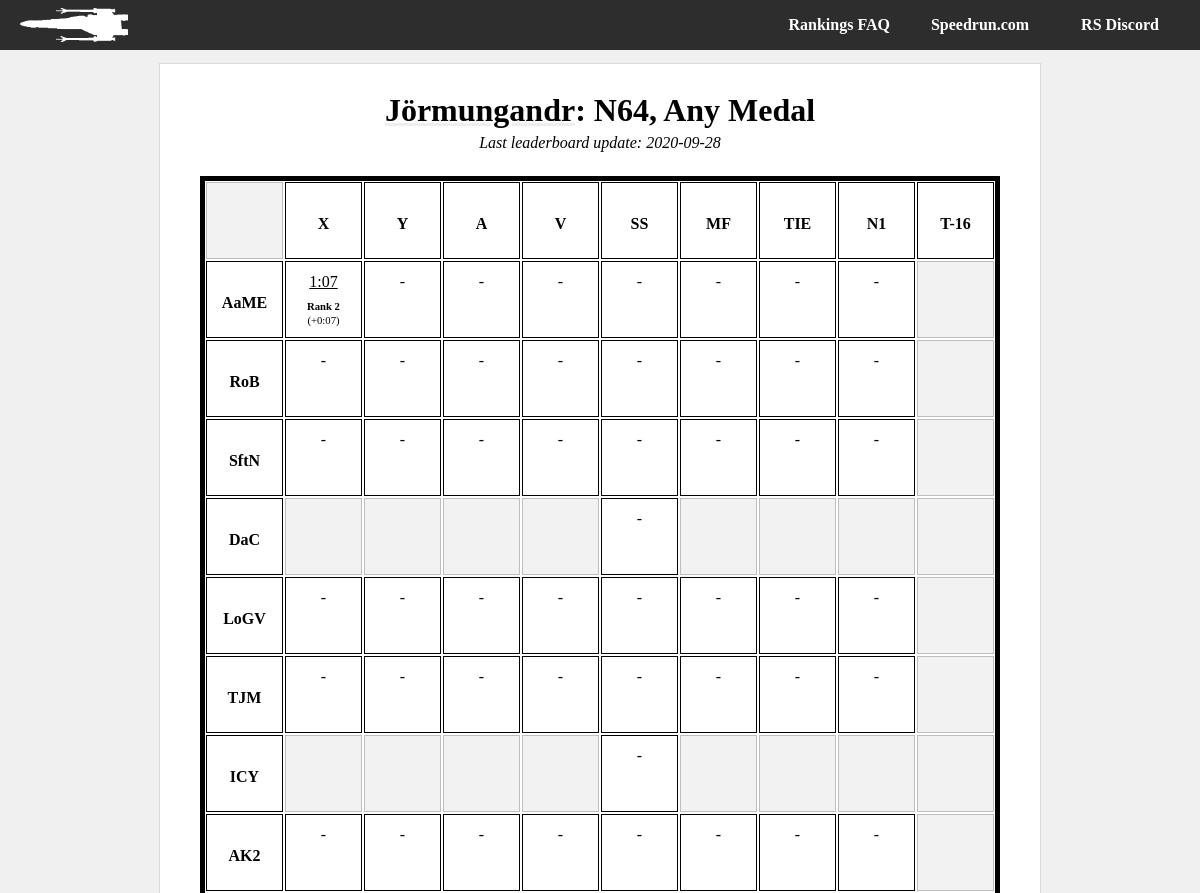
/player/Jörmungandr/n64_any (upper part), run on an earlier commit of the app's database.
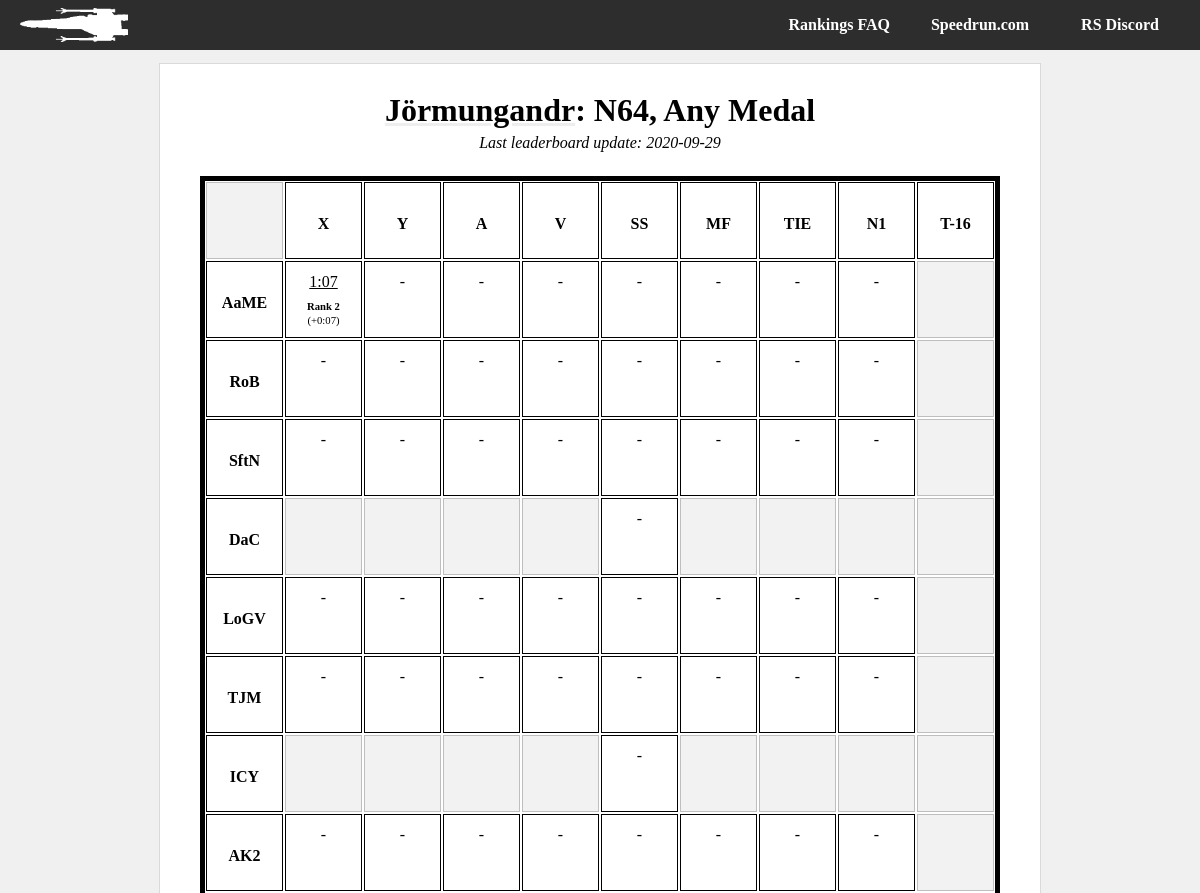
And on a later commit of the database.
### tables this page shows
CREATE TABLE metadata (field          text primary key,value          text);

CREATE TABLE il_runs_20200929 (run_id          integer primary key,level           text,category        text,player          text,time            integer default 9999,platform        text,medal           text,src_link        text,rank            integer default 0);

### swrs.py (the view)
@app.route('/player/<player_id>/<category>')
def player_cat(player_id, category):
    con = lite.connect(DATABASE)
    with con:
        cur = con.cursor()
        cur.execute('SELECT value FROM metadata ' +
                    'WHERE field = "last_update"')
    last_up = cur.fetchall()[0][0]
    tag = last_up + '_' + category
    if category[0:2] == 'pc':
        console = "PC"
    elif category[0:3] == 'n64':
        console = 'N64'
    else:
        console = 'CONSOLE?'
    if category[-3:] == 'any':
        medal_type = "Any Medal"
    elif category[-4:] == 'gold':
        medal_type = 'Gold Medal'
    else:
        medal_type = 'MEDAL?'
    runs = []
    bests = []
    for lev in il_level_names:
        level_array = []
        bests_level = []
        for ship in il_category_names:
            cur = con.cursor()
            with con:
                cur.execute('SELECT level, category, time, rank, "src_link" ' +
                            'FROM il_runs_' + last_up + ' ' +
                            'WHERE player = "' + player_id + '" AND ' +
                            'platform = "' + console + '" AND ' +
                            'level = "' + lev + '" AND ' +
                            'category = "' + ship + '" AND ' +
                            'medal = "' + medal_type + '";')
            run = cur.fetchall()
            player_best = 0
            if run:
                run = list(run[0])
                player_best = run[2]
                run[2] = convert_seconds(player_best)
            level_array.append(run)
            with con:
                cur.execute('SELECT time ' +
                            'FROM il_runs_' + last_up + ' ' +
                            'WHERE rank = 1 AND ' +
                            'platform = "' + console + '" AND ' +
                            'level = "' + lev + '" AND ' +
                            'category = "' + ship + '" AND ' +
                            'medal = "' + medal_type + '";')
            best_run = cur.fetchall()
            if best_run:
                best_run = list(best_run[0])[0]
                print(player_best, best_run)
                best_run = player_best - best_run
                print(best_run)
                best_run = convert_seconds(best_run)
            bests_level.append(best_run)
        runs.append(level_array)
        bests.append(bests_level)
    try:
        return render_template('player-category.html',
                               name=player_id,
                               medal=medal_type,
                               platform=console,
                               runs=runs,
                               best_times=bests,
                               last_update=DATESTAMP)
    except Exception as e:
        return str(e)

### swrs.py (called while the page is built)
def convert_seconds(in_time):
    out_time = 'ERR'
    secs = in_time % 60
    mins = int((in_time - secs) // 60)
    if secs < 10:
        secs = '0' + str(secs)
    else:
        secs = str(secs)
    if len(secs) > 6:
        secs = secs[:6]
    elif len(secs) > 2:
        while len(secs) < 6:
            secs += '0'
    out_time = str(mins) + ':' + str(secs)
    return out_time

@app.teardown_appcontext
def close_connection(exception):
    db = getattr(g, '_database', None)
    if db is not None:
        db.close()

### templates/player-category.html
{% from "macros.html" import header, footer, categories, title, pc_title, player_chart %}
{{ header(name +" | SWRS") }}
{% set link = "/player/" + name %}
{{ pc_title(name, platform, medal, last_update, link) }}</a>
{% set level_acronyms = ["AaME",
"RoB",
"SftN",
"DaC",
"LoGV",
"TJM",
"ICY",
"AK2",
"RoK",
"PoK",
"BAT",
"EFF",
"BoC",
"RoS",
"MSR",
"CAL",
"BC",
"DSTR",
"Hoth"] %}
    <div id="about">
            <div id="runs-table">
                <div class="runs-table-row">
                    <div class="runs-table-timebox header ghosted"> </div>
                    <div class="runs-table-timebox header"><div class="centertext">X</div></div>
                    <div class="runs-table-timebox header"><div class="centertext">Y</div></div>
                    <div class="runs-table-timebox header"><div class="centertext">A</div></div>
                    <div class="runs-table-timebox header"><div class="centertext">V</div></div>
                    <div class="runs-table-timebox header"><div class="centertext">SS</div></div>
                    <div class="runs-table-timebox header"><div class="centertext">MF</div></div>
                    <div class="runs-table-timebox header"><div class="centertext">TIE</div></div>
                    <div class="runs-table-timebox header"><div class="centertext">N1</div></div>
                    <div class="runs-table-timebox header"><div class="centertext">T-16</div></div>
                </div>
            {% for i in range(runs|length): %}
                {% set level = runs[i] %}
                <div class="runs-table-row {{ level_acronyms[i] }}">
                <div class="runs-table-timebox header"><div class="centertext">{{ level_acronyms[i] }}</div></div>
                {% for j in range(level|length): %}
                    {% set ship = level[j] %}
                    {% if i in [0, 1, 2, 4, 5, 7, 9, 12, 13, 14, 15]: %}
                        {% if j == 8: %}
                            {% set ghost = 'ghosted' %}
                        {% else %}
                            {% set ghost = '' %}
                        {% endif %}
                    {% elif i in [3, 6, 11, 18]: %}
                        {% if j not in [4]: %}
                            {% set ghost = 'ghosted' %}
                        {% else %}
                            {% set ghost = '' %}
                        {% endif %}
                    {% elif i in [8]: %}
                        {% if j not in [0, 1]: %}
                            {% set ghost = 'ghosted' %}
                        {% else %}
                            {% set ghost = '' %}
                        {% endif %}
                    {% elif i in [10]: %}
                        {% if j in [3, 4, 8]: %}
                            {% set ghost = 'ghosted' %}
                        {% else %}
                            {% set ghost = '' %}
                        {% endif %}
                    {% elif i in [16]: %}
                        {% if j not in [8]: %}
                            {% set ghost = 'ghosted' %}
                        {% else %}
                            {% set ghost = '' %}
                        {% endif %}
                    {% elif i in [17]: %}
                        {% if j == 7 and platform == 'N64': %}
                            {% set ghost = '' %}
                        {% elif j not in [0]: %}
                            {% set ghost = 'ghosted' %}
                        {% else %}
                            {% set ghost = '' %}
                        {% endif %}
                    {% endif %}
                    {% if ship[3] == 1 %}
                        {% set wr='wr'%}
                    {% endif %}
                        {% if ship: %}
                            <a href="{{ ship[4] }}" class="timebox">
                                <div class="runs-table-timebox {{ ghost }} {{ wr }}">
                                        <div class="runs-table-time">
                                            {{ ship[2] }}
                                        </div>
                                        <div class="runs-table-ranking {{wr}}">
                                        {% if ship[3] == 1 %}
                                                WR
                                        {% else %}
                                                <b>Rank {{ ship[3] }}</b>
                                            </div>
                                            <div class="runs-table-difference">
                                                (+{{ best_times[i][j] }})
                                        {% endif %}
                                        </div>
                                </div>
                            </a>
                        {% else %}
                    <div class="runs-table-timebox {{ ghost }} {{ wr }}">
                            {% if ghost == '': %}
                            -
                            {% endif %}
                    </div>
                        {% endif %}
                {% endfor %}
                </div>
            {% endfor %}
            </div>
    </div>
{{ footer() }}

### templates/macros.html (shortened to what this page needs)
{% macro header(header_text) %}
<html>
    <head>
        <link rel="stylesheet" type="text/css" href="{{ url_for('static', filename = 'style.css') }}" />
    </head>
    <body>
    <div id="container">
        {{ tabs() }}
    <div id="body-wrapper">
        <div id="body-content">
{% endmacro %}
{% macro tabs() %}
        <div id="body-tabs">
            <div id="lefttabs">
                <a href="/"><img src= {{ url_for('static', filename = 'logo.png') }}></a>
            </div>
            <div id="righttabs">
                <a href="https://discord.gg/Gp7swfc"><div id="tab" class="topplayers back">RS Discord</div></a>
            </div>
            <div id="righttabs">
                <a href="https://www.speedrun.com/rogue1/"><div id="tab" class="topplayers back">Speedrun.com</div></a>
            </div>
            <div id="righttabs">
                <a href="/faq"><div id="tab" class="topplayers back">Rankings FAQ</div></a>
            </div>
        </div>
{% endmacro %}
{% macro pc_title(name, platform, medal, date, link='') %}
            <div id="title">
                <h1>
                    <a href="{{link}}">{{ name }}</a>: {{platform}}, {{medal}}
                </h1>
                {% if date %}
                <div id="lastupdate">
                    <p>Last leaderboard update: {{ date[:4] }}-{{ date[4:6] }}-{{ date[6:] }}</p>
                </div>
                {% endif %}
            </div>
{% endmacro %}
{% macro footer() %}
            </div>
        </div>
    </div>
    </body>
</html>
{% endmacro %}

### static/style.css (style rules this page uses)
body { font-family: 'LiberationSerif', 'Bookman', 'Times', Serif; margin: 0px; background: #f0f0f0; position: relative; }
#container { position: absolute; width: 100%; height: 100%; }
#body-wrapper { width: max-content; max-width: 95%; margin-left:auto; margin-right:auto; padding: 10px; display: block; position: relative; overflow: hidden !important; }
#body-tabs { display: block; overflow: hidden; background: #2d2d2d; padding: 0px 10px; height: 50px; background-repeat: no-repeat; background-size: auto 35px; background-attachment: fixed; background-position-x: center; background-position-y: 7px; }
#tab { display: inline-block; color: #ffffff; padding: 00px 20px; border-radius: 0px; margin: 0px; min-width: 100px; text-align: center; font-weight: bold; line-height: 50px; height: 100%; }
#lefttabs { float: left; }
#lefttabs img { padding: 8px 10px; height: 34px; }
#righttabs { float: right; }
#body-content { border: 1px #dadada solid; min-height: 100px; background: #ffffff; border-radius: 0px; margin-top: 3px; padding: 20px 40px; }
#title { text-align: center; margin: .5em 0em 1.5em 0em; font-weight: bold; font-style: italic; }
#title h1 { margin: 0em 0em .0em 0em; font-style: normal; }
h1 a { text-decoration: underline #eee; color: #000; }
#lastupdate p { font-weight: normal; padding: 0; margin: 5px 0 0 0; }
#runs-table { border: 5px solid #000000; overflow: hidden; }
.runs-table-row { display: flex; flex-direction: row; flex-wrap: nowrap; justify-content: flex-start; align-items: stretch; align-content: stretch; }
.runs-table-timebox { margin: 1px; width: 75px; height: 55px; line-height: 20px; padding-top: 10px; padding-bottom: 10px; border: 1px solid #000000; text-align: center; vertical-align: middle; }
.runs-table-timebox.header { font-weight: bold; display: flex; align-items: center; justify-content: center; }
.centertext { padding: 0 !important; line-height: 12pt; height: 10px; }
.runs-table-timebox.ghosted { opacity: 0.25; background: #cccccc; }
.runs-table-ranking { font-size: 8pt; padding-top: 10px; margin: 0; line-height: 8pt; }
.runs-table-difference { font-size: 8pt; padding-top: 3px; margin: 0; line-height: 8pt; }
.runs-table-time { text-decoration: underline; }
.timebox { text-decoration: none; color: #000; }

What changed in the data, as far as the page shows it:
no longer on this page (row unchanged): il_runs_20200928: player "Jörmungandr", rank "2"
now on this page (row unchanged): il_runs_20200929: player "Jörmungandr", rank "2"
changed metadata: value "28" → "29"
